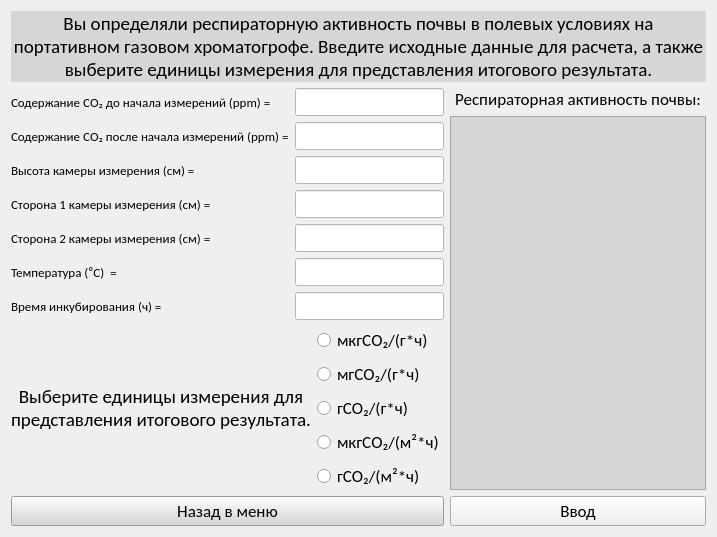
      <widget class="QWidget" name="field_gkh_eval_lt">
       <layout class="QGridLayout" name="gridLayout_8">
        <item row="0" column="0" colspan="3">
         <widget class="QLabel" name="int_filed_gkh_lbl">
          <property name="font">
           <font>
            <family>Calibri</family>
            <pointsize>14</pointsize>
           </font>
          </property>
          <property name="layoutDirection">
           <enum>Qt::LeftToRight</enum>
          </property>
          <property name="styleSheet">
           <string notr="true">background-color: rgb(214, 214, 214);</string>
          </property>
          <property name="text">
           <string>Вы определяли респираторную активность почвы в полевых условиях на портативном газовом хроматогрофе. Введите исходные данные для расчета, а также выберите единицы измерения для представления итогового результата.</string>
          </property>
          <property name="alignment">
           <set>Qt::AlignCenter</set>
          </property>
          <property name="wordWrap">
           <bool>true</bool>
          </property>
         </widget>
        </item>
        <item row="1" column="0" colspan="2">
         <layout class="QGridLayout" name="input_field_gkh_lt">
          <item row="6" column="1">
           <widget class="QLineEdit" name="inc_time_field_gkh_le">
            <property name="font">
             <font>
              <family>Calibri</family>
              <pointsize>11</pointsize>
             </font>
            </property>
            <property name="styleSheet">
             <string notr="true">background-color: rgb(255, 255, 255);</string>
            </property>
            <property name="text">
             <string/>
            </property>
           </widget>
          </item>
          <item row="4" column="1">
           <widget class="QLineEdit" name="camera_l2_field_gkh_le">
            <property name="font">
             <font>
              <family>Calibri</family>
              <pointsize>11</pointsize>
             </font>
            </property>
            <property name="styleSheet">
             <string notr="true">background-color: rgb(255, 255, 255);</string>
            </property>
            <property name="text">
             <string/>
            </property>
           </widget>
          </item>
          <item row="3" column="1">
           <widget class="QLineEdit" name="camera_l1_field_gkh_le">
            <property name="font">
             <font>
              <family>Calibri</family>
              <pointsize>11</pointsize>
             </font>
            </property>
            <property name="styleSheet">
             <string notr="true">background-color: rgb(255, 255, 255);</string>
            </property>
            <property name="text">
             <string/>
            </property>
           </widget>
          </item>
          <item row="5" column="0">
           <widget class="QLabel" name="temp_field_gkh_lbl">
            <property name="font">
             <font>
              <family>Calibri</family>
              <pointsize>10</pointsize>
             </font>
            </property>
            <property name="text">
             <string>Температура (⁰С)  =</string>
            </property>
           </widget>
          </item>
          <item row="1" column="1">
           <widget class="QLineEdit" name="cCO2_after_field_gkh_le">
            <property name="font">
             <font>
              <family>Calibri</family>
              <pointsize>11</pointsize>
             </font>
            </property>
            <property name="styleSheet">
             <string notr="true">background-color: rgb(255, 255, 255);</string>
            </property>
            <property name="text">
             <string/>
            </property>
           </widget>
          </item>
          <item row="5" column="1">
           <widget class="QLineEdit" name="temp_field_gkh_le">
            <property name="font">
             <font>
              <family>Calibri</family>
              <pointsize>11</pointsize>
             </font>
            </property>
            <property name="styleSheet">
             <string notr="true">background-color: rgb(255, 255, 255);</string>
            </property>
            <property name="text">
             <string/>
            </property>
           </widget>
          </item>
          <item row="3" column="0">
           <widget class="QLabel" name="camera_l1_field_gkh_lbl">
            <property name="font">
             <font>
              <family>Calibri</family>
              <pointsize>10</pointsize>
             </font>
            </property>
            <property name="text">
             <string>Сторона 1 камеры измерения (см) =</string>
            </property>
           </widget>
          </item>
          <item row="4" column="0">
           <widget class="QLabel" name="camera_l2_field_gkh_lbl">
            <property name="font">
             <font>
              <family>Calibri</family>
              <pointsize>10</pointsize>
             </font>
            </property>
            <property name="text">
             <string>Сторона 2 камеры измерения (см) =</string>
            </property>
           </widget>
          </item>
          <item row="0" column="0">
           <widget class="QLabel" name="cCO2_before_field_gkh_lbl">
            <property name="font">
             <font>
              <family>Calibri</family>
              <pointsize>10</pointsize>
             </font>
            </property>
            <property name="text">
             <string>Содержание СО₂ до начала измерений (ppm) =</string>
            </property>
           </widget>
          </item>
          <item row="6" column="0">
           <widget class="QLabel" name="inc_time_field_gkh_lbl">
            <property name="font">
             <font>
              <family>Calibri</family>
              <pointsize>10</pointsize>
             </font>
            </property>
            <property name="text">
             <string>Время инкубирования (ч) =</string>
            </property>
           </widget>
          </item>
          <item row="0" column="1">
           <widget class="QLineEdit" name="cCO2_before_field_gkh_le">
            <property name="font">
             <font>
              <family>Calibri</family>
              <pointsize>11</pointsize>
             </font>
            </property>
            <property name="styleSheet">
             <string notr="true">background-color: rgb(255, 255, 255);</string>
            </property>
            <property name="text">
             <string/>
            </property>
           </widget>
          </item>
          <item row="1" column="0">
           <widget class="QLabel" name="cCO2_after_field_gkh_lbl">
            <property name="font">
             <font>
              <family>Calibri</family>
              <pointsize>10</pointsize>
             </font>
            </property>
            <property name="text">
             <string>Содержание СО₂ после начала измерений (ppm) =</string>
            </property>
           </widget>
          </item>
          <item row="2" column="0">
           <widget class="QLabel" name="camera_high_field_gkh_lbl">
            <property name="font">
             <font>
              <family>Calibri</family>
              <pointsize>10</pointsize>
             </font>
            </property>
            <property name="text">
             <string>Высота камеры измерения (см) =</string>
            </property>
           </widget>
          </item>
          <item row="2" column="1">
           <widget class="QLineEdit" name="camera_high_field_gkh_le">
            <property name="font">
             <font>
              <family>Calibri</family>
              <pointsize>11</pointsize>
             </font>
            </property>
            <property name="styleSheet">
             <string notr="true">background-color: rgb(255, 255, 255);</string>
            </property>
            <property name="text">
             <string/>
            </property>
           </widget>
          </item>
         </layout>
        </item>
        <item row="1" column="2" rowspan="2">
         <layout class="QGridLayout" name="output_field_gkh_lt">
          <item row="2" column="0">
           <widget class="QTextEdit" name="output_field_gkh_te">
            <property name="font">
             <font>
              <family>Calibri</family>
              <pointsize>16</pointsize>
             </font>
            </property>
            <property name="styleSheet">
             <string notr="true">background-color: rgb(214, 214, 214);</string>
            </property>
            <property name="readOnly">
             <bool>true</bool>
            </property>
            <property name="html">
             <string>&lt;!DOCTYPE HTML PUBLIC &quot;-//W3C//DTD HTML 4.0//EN&quot; &quot;http://www.w3.org/TR/REC-html40/strict.dtd&quot;&gt;
&lt;html&gt;&lt;head&gt;&lt;meta name=&quot;qrichtext&quot; content=&quot;1&quot; /&gt;&lt;style type=&quot;text/css&quot;&gt;
p, li { white-space: pre-wrap; }
&lt;/style&gt;&lt;/head&gt;&lt;body style=&quot; font-family:'Calibri'; font-size:16pt; font-weight:400; font-style:normal;&quot;&gt;
&lt;p align=&quot;center&quot; style=&quot; margin-top:12px; margin-bottom:12px; margin-left:0px; margin-right:0px; -qt-block-indent:0; text-indent:0px;&quot;&gt;&lt;br /&gt;&lt;/p&gt;&lt;/body&gt;&lt;/html&gt;</string>
            </property>
           </widget>
          </item>
          <item row="1" column="0">
           <widget class="QLabel" name="outro_field_gkh_lbl">
            <property name="font">
             <font>
              <family>Calibri</family>
              <pointsize>13</pointsize>
             </font>
            </property>
            <property name="acceptDrops">
             <bool>false</bool>
            </property>
            <property name="layoutDirection">
             <enum>Qt::LeftToRight</enum>
            </property>
            <property name="autoFillBackground">
             <bool>false</bool>
            </property>
            <property name="text">
             <string>Респираторная активность почвы:</string>
            </property>
            <property name="alignment">
             <set>Qt::AlignCenter</set>
            </property>
            <property name="wordWrap">
             <bool>true</bool>
            </property>
            <property name="textInteractionFlags">
             <set>Qt::NoTextInteraction</set>
            </property>
           </widget>
          </item>
         </layout>
        </item>
        <item row="2" column="0">
         <widget class="QLabel" name="measure_field_gkh_lbl">
          <property name="font">
           <font>
            <family>Calibri</family>
            <pointsize>14</pointsize>
           </font>
          </property>
          <property name="text">
           <string>Выберите единицы измерения для представления итогового результата.</string>
          </property>
          <property name="alignment">
           <set>Qt::AlignCenter</set>
          </property>
          <property name="wordWrap">
           <bool>true</bool>
          </property>
         </widget>
        </item>
        <item row="2" column="1">
         <layout class="QVBoxLayout" name="verticalLayout">
          <item>
           <widget class="QRadioButton" name="mcg_gram_field_gkh_RB">
            <property name="font">
             <font>
              <family>Calibri</family>
              <pointsize>13</pointsize>
              <stylestrategy>PreferDefault</stylestrategy>
             </font>
            </property>
            <property name="focusPolicy">
             <enum>Qt::StrongFocus</enum>
            </property>
            <property name="contextMenuPolicy">
             <enum>Qt::DefaultContextMenu</enum>
            </property>
            <property name="acceptDrops">
             <bool>false</bool>
            </property>
            <property name="layoutDirection">
             <enum>Qt::LeftToRight</enum>
            </property>
            <property name="text">
             <string>мкгСО₂/(г*ч)</string>
            </property>
           </widget>
          </item>
          <item>
           <widget class="QRadioButton" name="mg_gram_field_gkh_RB">
            <property name="font">
             <font>
              <family>Calibri</family>
              <pointsize>13</pointsize>
             </font>
            </property>
            <property name="text">
             <string>мгСО₂/(г*ч)</string>
            </property>
           </widget>
          </item>
          <item>
           <widget class="QRadioButton" name="g_gram_field_gkh_RB">
            <property name="font">
             <font>
              <family>Calibri</family>
              <pointsize>13</pointsize>
              <stylestrategy>PreferDefault</stylestrategy>
             </font>
            </property>
            <property name="focusPolicy">
             <enum>Qt::StrongFocus</enum>
            </property>
            <property name="contextMenuPolicy">
             <enum>Qt::DefaultContextMenu</enum>
            </property>
            <property name="acceptDrops">
             <bool>false</bool>
            </property>
            <property name="layoutDirection">
             <enum>Qt::LeftToRight</enum>
            </property>
            <property name="text">
             <string>гСО₂/(г*ч)</string>
            </property>
           </widget>
          </item>
          <item>
           <widget class="QRadioButton" name="mcg_sq_meters_field_gkh_RB">
            <property name="font">
             <font>
              <family>Calibri</family>
              <pointsize>13</pointsize>
              <stylestrategy>PreferDefault</stylestrategy>
             </font>
            </property>
            <property name="focusPolicy">
             <enum>Qt::StrongFocus</enum>
            </property>
            <property name="contextMenuPolicy">
             <enum>Qt::DefaultContextMenu</enum>
            </property>
            <property name="acceptDrops">
             <bool>false</bool>
            </property>
            <property name="layoutDirection">
             <enum>Qt::LeftToRight</enum>
            </property>
            <property name="text">
             <string>мкгСО₂/(м²*ч)</string>
            </property>
           </widget>
          </item>
          <item>
           <widget class="QRadioButton" name="sq_meters_field_gkh_RB">
            <property name="font">
             <font>
              <family>Calibri</family>
              <pointsize>13</pointsize>
             </font>
            </property>
            <property name="text">
             <string>гСО₂/(м²*ч)</string>
            </property>
           </widget>
          </item>
         </layout>
        </item>
        <item row="3" column="2">
         <widget class="QPushButton" name="input_field_gkh_btn">
          <property name="font">
           <font>
            <family>Calibri</family>
            <pointsize>13</pointsize>
           </font>
          </property>
          <property name="text">
           <string>Ввод</string>
          </property>
         </widget>
        </item>
        <item row="3" column="0" colspan="2">
         <widget class="QPushButton" name="field_gkh_back_home_btn">
          <property name="font">
           <font>
            <family>Calibri</family>
            <pointsize>13</pointsize>
           </font>
          </property>
          <property name="styleSheet">
           <string notr="true">background-color: rgb(214, 214, 214);</string>
          </property>
          <property name="text">
           <string>Назад в меню</string>
          </property>
         </widget>
        </item>
       </layout>
      </widget>
